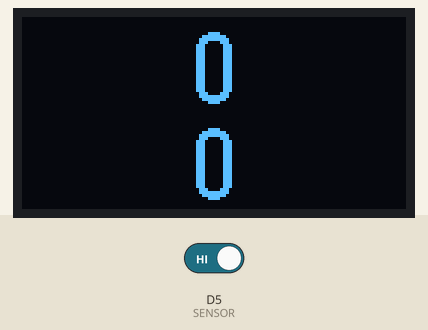
The sketch below on a simulated ESP8266 (NodeMCU). On the bench: 128×64 one-colour display. Inputs (shaded band) come from the test bench; at power-on: D5 (SENSOR) HIGH. What the sketch prints to the serial monitor is not drawn.

Above: at 1.1 s.

The sketch:

counter_avg_display.ino
```cpp
/**
   1024编程实验室，王亮编写于 2023年2月11日
   官方正版抖音号：1024devel（1024编程实验室）、iot1024（创联智能）
   有任何问题，请在学浪班级群给我留言。
*/
#include <Arduino.h>

//数字传感器的引脚
#define SENSOR D5

//计数初始化值
long i = 0;

//屏幕上一次显示的计数值（用于计算转速）
long last_i = 0;

//每隔一定时间刷新一次屏幕（屏幕刷新时可能会导致计数不准）
unsigned long previousMillis = 0;
const long interval = 1000;  //100表示0.1秒刷新一次屏幕
unsigned long currentMillis = 0;

//初始化屏幕驱动
#include <U8g2lib.h>
U8G2_SSD1306_128X64_NONAME_F_HW_I2C u8g2(U8G2_R0, /* reset=*/ U8X8_PIN_NONE);

//根据数字长度计算屏幕应该显示的坐标值(1000,16*4/2)
int getNumberWidth(long i, int w) {
  if (i < 10) {
    return 1 * w / 2;
  }
  if (i < 100) {
    return 2 * w / 2;
  }
  if (i < 1000) {
    return 3 * w / 2;
  }
  if (i < 10000) {
    return 4 * w / 2;
  }
  if (i < 100000) {
    return 5 * w / 2;
  }
  if (i < 1000000) {
    return 6 * w / 2;
  }
  if (i < 10000000) {
    return 7 * w / 2;
  }
  if (i < 100000000) {
    return 8 * w / 2;
  }
}

//中断函数，保证计数准确
ICACHE_RAM_ATTR void counter() {
  i++;
}

void setup() {
  Serial.begin(115200);

  Serial.println("...");

  pinMode(SENSOR, INPUT_PULLUP);

  //每次从低电平向高电平切换时，就触发中断
  attachInterrupt(digitalPinToInterrupt(SENSOR), counter, RISING);

  //屏幕模块的准备工作
  u8g2.begin();
  u8g2.enableUTF8Print();
//  u8g2.setFont(u8g2_font_wqy16_t_gb2312);

  //设置数字字体
  u8g2.setFont(u8g2_font_logisoso24_tn);
}


void loop() {


  //刷新屏幕
  currentMillis = millis();
  if (currentMillis - previousMillis >= interval) {
    previousMillis = currentMillis;

    //    u8g2.clearDisplay();

    //记录总数
    int x = 0;
    int y = 5;
    int f = 24;

    //清除屏幕指定区域
    u8g2.setDrawColor(0);
    u8g2.drawBox(x, y, 128, f);
    u8g2.setDrawColor(1);

    u8g2.setCursor(64 - getNumberWidth(i, 16), y + f);
    u8g2.print(i);

    //显示平均转速
    x = 0;
    y = y + 32;
    f = 24;

    //清除屏幕指定区域
    u8g2.setDrawColor(0);
    u8g2.drawBox(x, y, 128, f);
    u8g2.setDrawColor(1);

    u8g2.setCursor(64 - getNumberWidth(i - last_i, 16), y + f);

    u8g2.print(i - last_i); //当前计数减去上一次屏幕刷新时的计数，就是这个时间段内的总转速
    u8g2.sendBuffer();
    last_i = i;
  }
}
```
